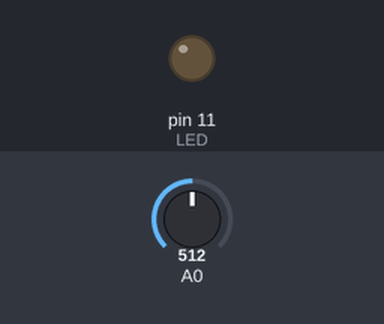
This sketch was run on a simulated Arduino Uno, built with avr-gcc and run on an emulated ATmega328P. Shown: output pins drawn as LEDs (lit = HIGH). Inputs (shaded band) come from the test bench; at power-on: A0 = 512.

Above: at 1.2 s.
1.3 s: A0 set to 111
2.8 s: A0 set to 94
At 4.0 s:
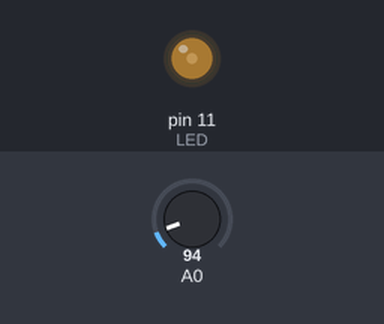
At 5.13 s:
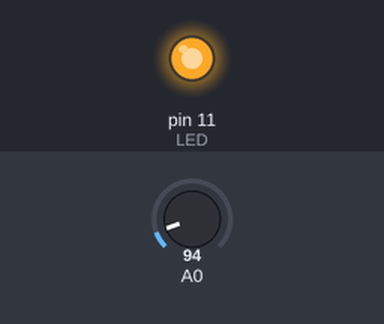
5.8 s: A0 set to 110
Timing chart, 0 to 8.8 s (numbered marks = the images above; inputs shaded):
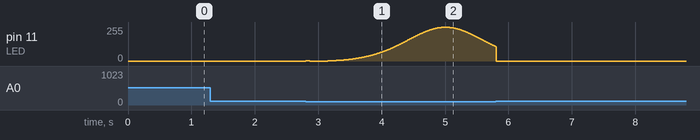

Measured:
- the behaviour switches between 100 and 99 on A0 (found by bisection; images 0 and 1)
- after the input at 1.3 s, every drawn part: stays the same

The sketch:

garo_lighting.ino
```cpp
#define LED 11
void setup() {
  // put your setup code here, to run once:

}

void loop() {
  // put your main code here, to run repeatedly:
  if (analogRead(A0)<100){
    float light = (exp(sin(millis()/2000.0*PI))-0.3678744)*108.0;
    analogWrite(LED, light);}
  else
    analogWrite(LED, 0);
  delay(10);
}
```
